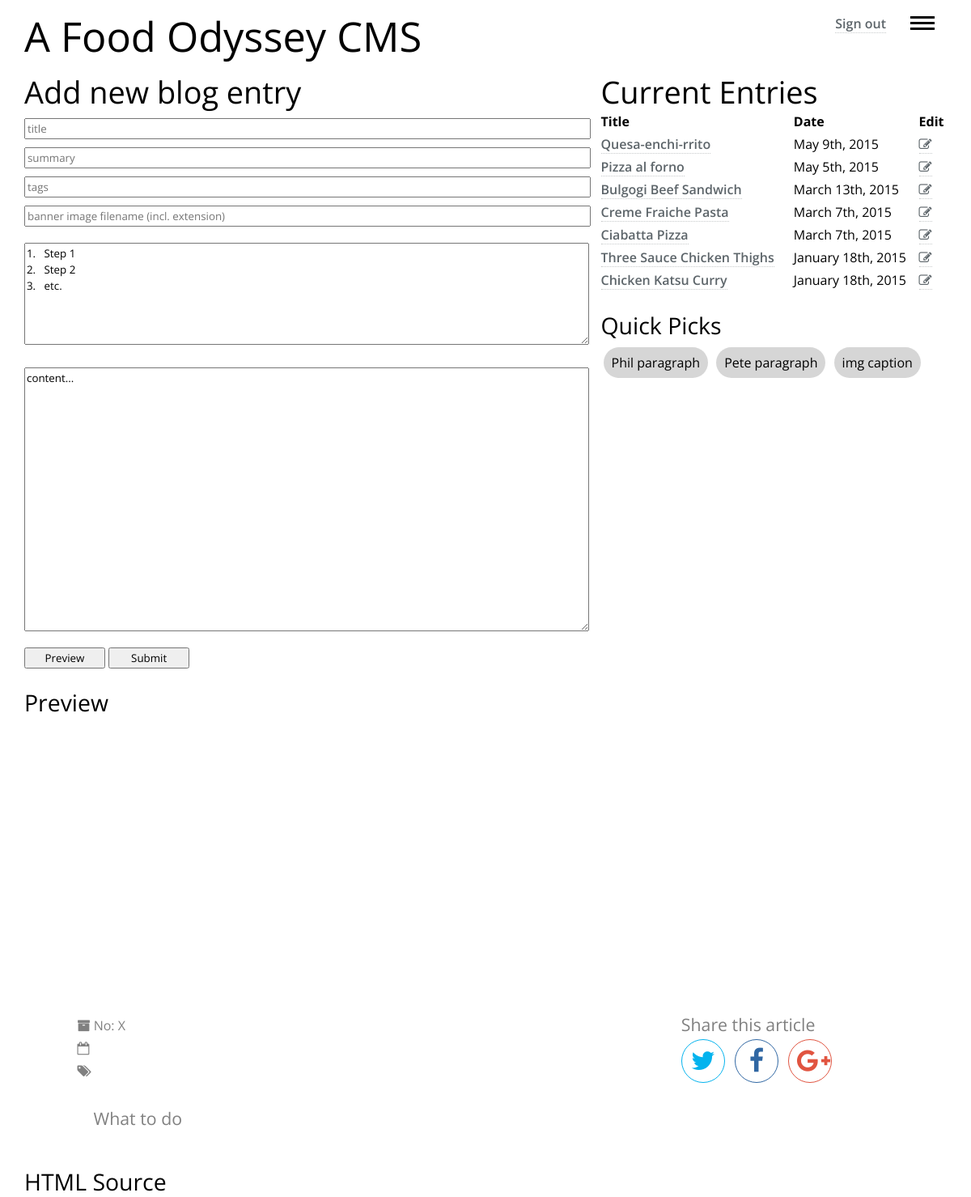
Page /content.php (signed in) on the earlier database version.
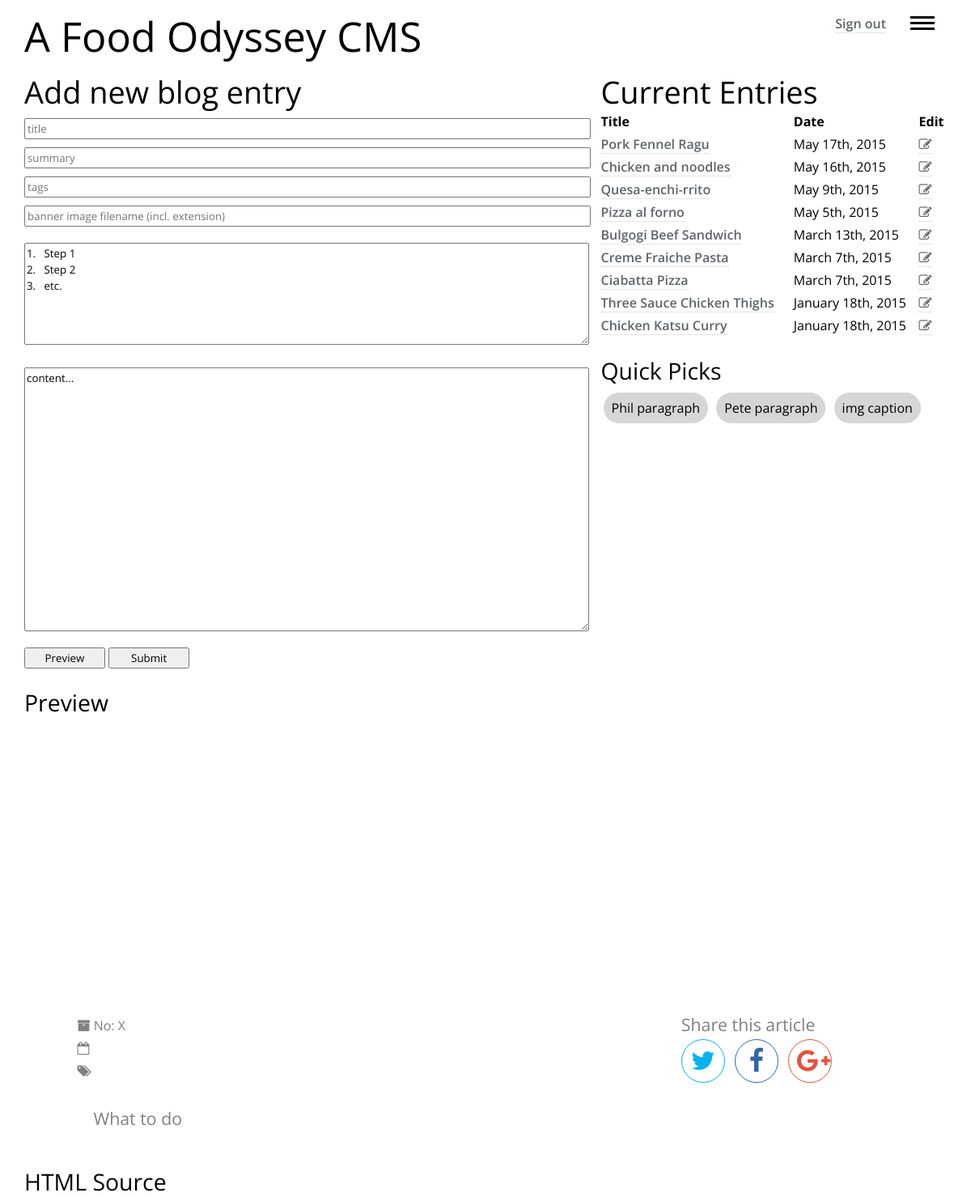
Same page on the later database version.
### tables this page shows
CREATE TABLE IF NOT EXISTS `articles` (
  `id` smallint(5) unsigned NOT NULL AUTO_INCREMENT,
  `title` varchar(50) NOT NULL,
  `summary` text NOT NULL,
  `tags` varchar(50) DEFAULT NULL,
  `banner_image_path` varchar(50) NOT NULL,
  `directions_md` text NOT NULL,
  `directions_html` text NOT NULL,
  `content_md` mediumtext NOT NULL,
  `content_html` mediumtext NOT NULL,
  `pubDate` datetime NOT NULL,
  PRIMARY KEY (`id`)
);

### Database.php (called while the page is built, shortened)
<?php
require "Article.php";
class Database
{
	private $mConnection;
	public function openPrivilegedConnection()
	{
		$result = false;
		$this->mConnection = new mysqli("localhost", "cmsAdmin", "h6tn2uCA5xpDraC8", "cms");
		if ($this->mConnection)
        {
            $result = true;
        }
        return $result;
	}
	public function getArticles()
	{
		$articles = array();
		$query = "SELECT * FROM articles ORDER BY pubDate DESC";
	    $stmt = mysqli_prepare($this->mConnection, $query);
	    if (!mysqli_stmt_execute($stmt))
	    {
	        throw new Exception("Database query failed");
	    }
	    else
	    {
	        mysqli_stmt_bind_result($stmt, $idCol, $titleCol, $summaryCol, $tagsCol, $bannerImagePathCol,
	        	$directionsMdCol, $directionsHtmlCol, $contentMdCol, $contentHtmlCol, $pubDateCol);
	        while (mysqli_stmt_fetch($stmt))
	        {
	        	$article = new Article($idCol, $titleCol, $summaryCol, $tagsCol, $contentMdCol,
	        		$contentHtmlCol, date_create_from_format('Y-m-d H:i:s', $pubDateCol), $bannerImagePathCol,
	        		$directionsMdCol, $directionsHtmlCol);
	        	array_push($articles, $article);
	        }
		}
		return $articles;
	}
}

### Article.php (called while the page is built, shortened)
<?php
class Article
{
	private $mId;
	private $mTitle;
	private $mPubDate;
	public function __construct($id, $title, $summary, $tags, $contentMd, $contentHtml, $pubDate, $bannerImagePath,
		$directionsMd, $directionsHtml)
	{
		$this->mId = $id;
		$this->mTitle = $title;
		if ($pubDate instanceof DateTime)
		{
			$this->mPubDate = $pubDate;
		}
		else
		{
			throw new InvalidArgumentException("$pubDate must be of type DateTime");
		}
	}
	public function getId()
	{
		return $this->mId;
	}
	public function getTitle()
	{
		return $this->mTitle;
	}
	public function getNicePubDate()
	{
		return $this->mPubDate->format('F jS, Y');
	}
}

### templates/articlesTable.phtml (the view)
<h2>Current Entries</h2>
<table>
	<tr>
		<th>Title</th>
		<th>Date</th>
		<th>Edit</th>
	</tr>
	<?php foreach($this->articles as $article): ?>
		<tr>
			<td>
				<a href='articles/<?=$article->getId(); ?>'>
					<?=$article->getTitle(); ?>
				</a>
			</td>
			<td>
				<?=$article->getNicePubDate(); ?>
			</td>
			<td>
				<a href='#' onclick='editBlogEntry(<?=$article->getId(); ?>)'>
					<i class="fa fa-pencil-square-o"></i>
				</a>
			</td>
		</tr>
	<?php endforeach; ?>
</table>

### content.php (shortened to what this page needs)
<?php
require "Database.php";
require "ArticleView.php";
$db = new Database;
if ($db->openPrivilegedConnection())
{
	$articleView = new ArticleView();
	$articleView->articles = $db->getArticles();
	$articleView->render("articlesTable.phtml");
}
else
{
}

### ArticleView.php (shortened to what this page needs)
<?php
class ArticleView
{
	private $templateDir = "templates/";
	public function render($templateFile)
	{
		if (file_exists($this->templateDir . $templateFile))
		{
			include $this->templateDir . $templateFile;
		}
		else
		{
			throw new Exception("Template " . $templateFile . "does not exist");
		}
	}
	public function __set($name, $value)
	{
		$this->articles = $value;
	}
}

### css/header-style.css (style rules this page uses)
body { width: 95%; margin: 0 auto; }
html { font-size: 1em; }
body { line-height: 1.75; }
h1, h2, h3, h4 { font-weight: inherit; line-height: 1.2; }
h1 { font-size: 3.157em; }
h2 { font-size: 2.369em; }
h3 { font-size: 1.777em; }
h4 { font-size: 1.333em; }
p { font-size: 1em; }
#header { padding: 15px 0; }
#header h1 { display: inline; }
#header-items { float: right; }
#header-menu, #header-items p { float: right; padding: 0 15px; }
#header-menu { cursor: pointer; padding-top: 5px; }
#header-menu > span { width: 30px; height: 3px; background: none repeat scroll 0 0 #000; display: block; transition: transform 200ms cubic-bezier(0.63, 0.62, 0.48, 1.64) 0s; }
#header-menu .top, #header-menu .middle { margin-bottom: 4px; }
form { margin: 0 0 25px 0; }
form > input { display: block; }
form > input, form textarea { width: 100%; line-height: 1.5em; margin: 10px 0; font-family: 'Open Sans', sans-serif; }
button { width: 100px; line-height: 1.5em; font-family: 'Open Sans', sans-serif; }
#main-col { clear: both; float: left; width: 60.675%; }
#secondary-col { float: right; width: 37.5%; }
table { width: 100%; margin-bottom: 25px; }
table th { font-weight: bold; }
div.menu { position: fixed; z-index: 20; overflow: scroll; -webkit-transition: all 0.3s; -moz-transition: all 0.3s; -ms-transition: all 0.3s; -o-transition: all 0.3s; transition: all 0.3s; padding: 0 10px; }
div.slide-menu-right { top: 0; width: 1000px; height: 100%; background-color: #fff; }
div.slide-menu-right { right: -1010px; }

### css/footer-style.css (style rules this page uses)
#quick-picks { margin: 10px 0; }
#quick-picks div { display: inline-block; cursor: pointer; background-color: rgba(120, 120, 120, 0.3); text-align: center; border-radius: 20px; margin: 0 3px; padding: 5px 10px; }
#preview-area { clear: both; }
#html-source-area { clear: both; }

### css/article-style.css (style rules this page uses)
html { font-size: 1em; }
body { font-family: 'Open Sans', sans-serif; font-weight: 400; line-height: 1.75; }
h1, h2, h3, h4 { font-weight: inherit; line-height: 1.2; }
h1 { font-size: 3.157em; }
h2 { font-size: 2.369em; }
h3 { font-size: 1.777em; }
h4 { font-size: 1.333em; }
p { font-size: 1em; }
i { font-style: italic; }
.grid-container { margin: 0 auto; width: 85%; max-width: 1500px; }
#article-header { display: table; background-position: center center; background-repeat: no-repeat; background-size: cover; width: 100%; height: 20em; color: #fff; }
.article-header-container { display: table-cell; text-align: center; vertical-align: middle; }
#article-info { color: #808080; padding: 1.5em 0; }
#article-info ul { list-style: outside; list-style-type: none; }
#article-info ul li#article-number:before { font-family: "FontAwesome"; content: "\f187"; margin: 0 0 0 -20px; }
#article-info ul li#article-date:before { font-family: "FontAwesome"; content: "\f133"; margin: 0 0 0 -20px; }
#article-info ul li#article-tags:before { font-family: "FontAwesome"; content: "\f02c"; margin: 0 0 0 -20px; }
#article-info h4 { padding-top: 1.5em; }
#article-share { color: #808080; padding: 1.5em 0; }
#article-share h4 { padding: 0 0 0.25em 0; }
#article-share ul li { display: inline-block; margin-right: 0.5em; text-align: center; width: 2em; height: 2em; border-radius: 2em; padding: 10px; }
#share-twitter { border: 1px solid #03b3ee; }
#share-facebook { border: 1px solid #3067a3; }
#share-google { border: 1px solid #e15440; }
#article-share ul li a i.fa-facebook { color: #3067a3; }
#article-share ul li a i.fa-twitter { color: #03b3ee; }
#article-share ul li a i.fa-google-plus { color: #e15440; }
.no-decoration { border-bottom: none; }
a { color: #5d656a; text-decoration: none; border-bottom: 1px dotted #c7cacb; font-weight: 600; }
@media screen and (min-width: 1200px) { #article-info { float: left; width: 30%; padding-top: 3em; padding-right: 3em; padding-bottom: 3em; box-sizing: border-box; } }
@media screen and (min-width: 1200px) { #main-article { float: left; width: 40%; padding-top: 3em; padding-bottom: 3em; box-sizing: border-box; } }
@media screen and (min-width: 1200px) { #article-share { float: left; width: 30%; padding-top: 3em; padding-left: 3em; padding-bottom: 3em; box-sizing: border-box; } }

Differences in the rows shown:
added articles: title "Pork Fennel Ragu", NicePubDate "May 17th, 2015"
added articles: title "Chicken and noodles", NicePubDate "May 16th, 2015"
